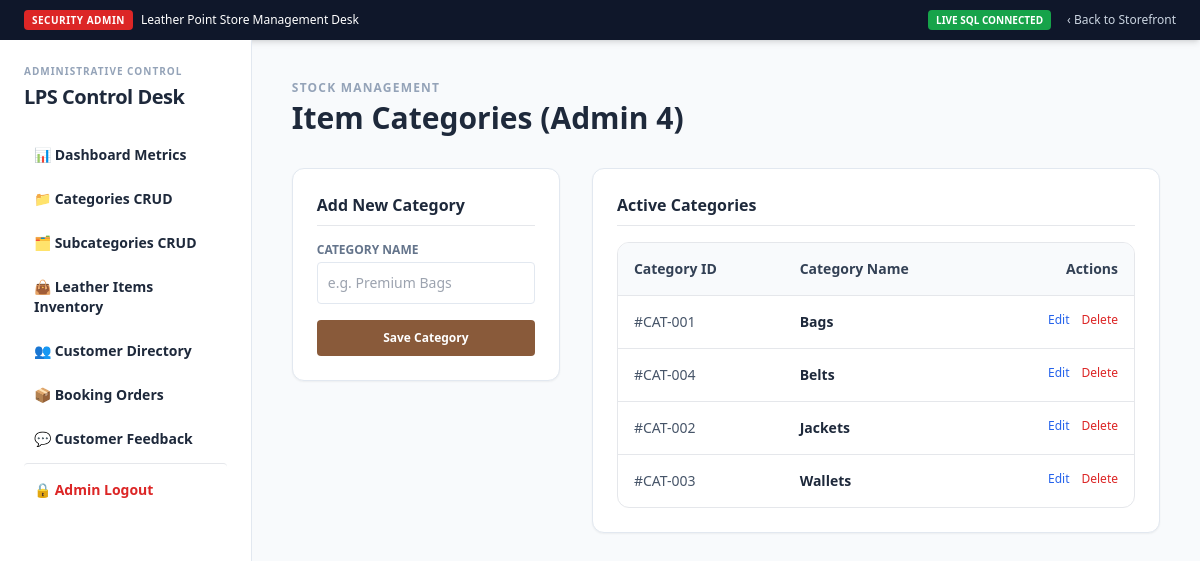
Screenshot of /admin/categories.php (signed in) with the database file from the repository.
### tables this page shows
CREATE TABLE `categories` (
  `id` int(11) NOT NULL,
  `name` varchar(100) NOT NULL,
  `created_at` timestamp NOT NULL DEFAULT current_timestamp()
);

### classes/Product.php (called while the page is built, shortened)
<?php
class Product {
    private $conn;
    public function __construct($db) {
        $this->conn = $db;
    }
    public function getCategories() {
        $query = "SELECT * FROM categories ORDER BY name ASC";
        $stmt = $this->conn->prepare($query);
        $stmt->execute();
        return $stmt->fetchAll();
    }
}
?>

### admin/categories.php (the view, shortened to what this page needs)
<?php
require_once "includes/header.php";
if ($db_connected) {
    $categories = $productObj->getCategories();
} else {
    $categories = $_SESSION['mock_categories'];
}
$edit_cat = null;
?>
<div class="space-y-8">
    <div>
        <span class="text-xs font-bold text-slate-400 uppercase tracking-widest block mb-1">Stock Management</span>
        <h1 class="text-3xl font-black text-slate-800">Item Categories (Admin 4)</h1>
    </div>
    <div class="grid grid-cols-1 md:grid-cols-3 gap-8">
        <div class="md:col-span-1 bg-white p-6 rounded-xl border border-slate-200 shadow-sm self-start">
            <h3 class="font-bold text-slate-800 border-b pb-2 mb-4">
                <?php echo $edit_cat ? 'Update Category' : 'Add New Category'; ?>
            </h3>
            <form action="categories.php" method="POST" class="space-y-4">
                <div>
                    <label class="block text-xs font-semibold text-slate-500 mb-1">CATEGORY NAME</label>
                    <input type="text" name="name" required value="<?php echo $edit_cat ? htmlspecialchars($edit_cat['name']) : ''; ?>" placeholder="e.g. Premium Bags" class="w-full text-sm border border-slate-200 rounded p-2.5 focus:ring-1 focus:ring-leather-500 outline-none">
                </div>
                <div class="flex gap-2">
                    <button type="submit" class="flex-grow bg-leather-700 hover:bg-leather-800 text-white font-bold text-xs py-2.5 rounded transition">
                        <?php echo $edit_cat ? 'Update Category' : 'Save Category'; ?>
                    </button>
                </div>
            </form>
        </div>
        <div class="md:col-span-2 bg-white p-6 rounded-xl border border-slate-200 shadow-sm">
            <h3 class="font-bold text-slate-800 border-b pb-2 mb-4">Active Categories</h3>
            <div class="border rounded-xl overflow-hidden">
                <table class="w-full text-left text-sm">
                    <thead class="bg-slate-50 font-bold text-slate-700 border-b">
                        <tr>
                            <th class="p-4">Category ID</th>
                            <th class="p-4">Category Name</th>
                            <th class="p-4 text-right">Actions</th>
                        </tr>
                    </thead>
                    <tbody class="divide-y text-slate-600">
                        <?php if (empty($categories)): ?>
                            <tr>
                                <td colspan="3" class="p-4 text-center text-slate-400">No categories active yet.</td>
                            </tr>
                        <?php else: ?>
                            <?php foreach($categories as $cat): ?>
                                <tr>
                                    <td class="p-4">#CAT-<?php echo str_pad($cat['id'], 3, "0", STR_PAD_LEFT); ?></td>
                                    <td class="p-4 font-bold text-slate-800"><?php echo htmlspecialchars($cat['name']); ?></td>
                                    <td class="p-4 text-right flex justify-end gap-3 text-xs">
                                        <a href="categories.php?edit_id=<?php echo $cat['id']; ?>" class="text-blue-600 hover:underline">Edit</a>
                                        <a href="categories.php?delete_id=<?php echo $cat['id']; ?>" onclick="return confirm('Are you sure you want to delete this category? All related items will be deleted.');" class="text-red-600 hover:underline">Delete</a>
                                    </td>
                                </tr>
                            <?php endforeach; ?>
                        <?php endif; ?>
                    </tbody>
                </table>
            </div>
        </div>
    </div>
</div>
<?php require_once "includes/footer.php"; ?>

### rows the page displays
categories: id "001", name "Bags"
categories: id "004", name "Belts"
categories: id "002", name "Jackets"
categories: id "003", name "Wallets"
